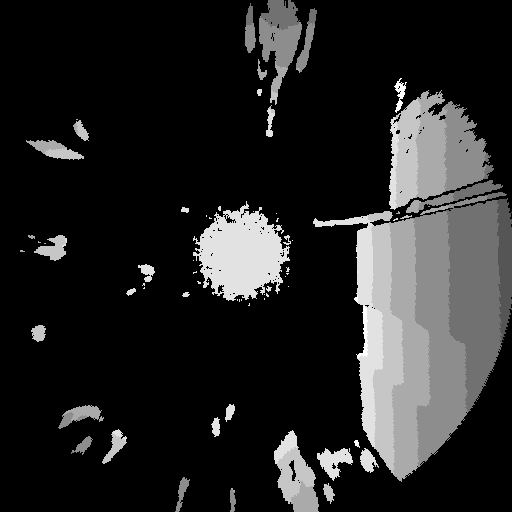
//> input picture dataset/CROSS_X-F1-B1_P880043_20200625111459_225/CROSS_X-F1-B1_P880043_20200625111459_225_cs001_00112.png, 512 x 512 px; its folder holds only this picture in this run
$ ./ImageReader   (built with g++ and OpenCV 4)
//> lines starting //> are read from the running program, lines starting //| are printed output that depends on the picture; after the words box and inside, x2 and y2 are one past the last pixel; in counts of white or black regions, pixels touching at a corner belong together
#include <omp.h>

#include <filesystem>
#include <iostream>
#include <map>
#include <opencv2/core.hpp>
#include <opencv2/highgui.hpp>
#include <opencv2/imgcodecs.hpp>
#include <opencv2/imgproc.hpp>
#include <opencv2/video/background_segm.hpp>
#include <regex>
#include <set>
#include <string>
#include <utility>
using namespace cv;
namespace fs = std::filesystem;

// This program is used to denormalize all the images

std::vector<fs::path> retrieveVideoImagePaths() {
    std::string path = "../../dataset/";
    std::vector<std::string> dataset_path;
    std::set<fs::path> sorted_by_name;
    for (const auto &entry : std::filesystem::directory_iterator{path}) {
        std::string dirname = entry.path().filename();

        fs::create_directories("../../outputDataset/" + dirname);
        for (const auto &file_entry : std::filesystem::directory_iterator{entry.path()}) {
            sorted_by_name.emplace(file_entry.path());
        }
    }
    std::vector paths(sorted_by_name.begin(), sorted_by_name.end());
    return paths;
}

void applyMorphTransform(Mat &fgMask, Mat &element) {
    morphologyEx(fgMask, fgMask, MORPH_ERODE, element, Point(-1, -1), 5);
    morphologyEx(fgMask, fgMask, MORPH_DILATE, element, Point(-1, -1), 8);
}

void spotPeople(Mat &fgMask, double &total_time) {
    double start_time = omp_get_wtime();

    Mat labels, stats, centroids;
    int nbcomp = connectedComponentsWithStats(fgMask, labels, stats, centroids, 4, CV_32S);
    Point pt1, pt2;
    int area;
    for (int i = 1; i < nbcomp; i++) {  // Start at 1 because 0 is the background.
        area = stats.at<int>(i, CC_STAT_AREA);
        if (area > 2000) {
            pt1 = Point(stats.at<int>(i, CC_STAT_LEFT), stats.at<int>(i, CC_STAT_TOP));
            pt2 = Point(pt1.x + stats.at<int>(i, CC_STAT_WIDTH), pt1.y + stats.at<int>(i, CC_STAT_HEIGHT));
            // Scalar color = Scalar(255, 255, 0);
            rectangle(fgMask, pt1, pt2, 255);
        }
    }
    double end_time = omp_get_wtime();
    total_time += (end_time - start_time);
}

int main(int argc, char *argv[]) {
    int nbThreads = 1;
    if (argc >= 2) {
        nbThreads = std::stoi(argv[1]);
    }

    omp_set_num_threads(nbThreads);  // Setting the number of threads.

    std::cout << "Nb threads : " << nbThreads << std::endl;

    double start_time_all = omp_get_wtime();
    double start_time, end_time;
    double total_time_spotPeople = 0, total_time_morphTransform = 0, total_time_equalize = 0, total_time_applyBackgroundRemover = 0;
    double total_time_readImg = 0, total_time_writeImg = 0;

    // ------- Retrieve all images -------
    start_time = omp_get_wtime();
    std::vector<fs::path> sorted_by_name = retrieveVideoImagePaths();
    end_time = omp_get_wtime();
    std::cout << "Total time taken in retrieveVideoImagePaths() : " << end_time - start_time << "seconds " << std::endl;

    std::regex pattern("dataset");
    fs::path current_parent_path = "./";

    std::vector<Mat> imgs(sorted_by_name.size());
    std::map<int, bool> valid_imgs;
    fs::path filepath;
    std::string image_path;

    start_time = omp_get_wtime();

    #pragma omp parallel for private(image_path)
    for (size_t i = 0; i < sorted_by_name.size(); i++) {
        // ------- Read Image -------
        image_path = samples::findFile(sorted_by_name[i]);
        imgs[i] = imread(image_path, IMREAD_GRAYSCALE);
//> imgs[0] is the input picture: 512 rows x 512 cols, CV_8UC1; min 0, max 9, mean 1.33
        if (imgs[i].empty()) {
            std::cout << "Could not read the image: " << image_path << std::endl;
            valid_imgs[i] = false;
            // return 1;
        } else {
            valid_imgs[i] = true;
        }
    }

    end_time = omp_get_wtime();
    total_time_readImg = (end_time - start_time);
    std::cout << "Total time taken for reading image : " << total_time_readImg << "seconds " << std::endl;


    // ------- Equalize Image -------

    start_time = omp_get_wtime();

    #pragma omp parallel for private(start_time, end_time)
    for (size_t i = 0; i < sorted_by_name.size(); i++) {
        if (valid_imgs[i]) {
            equalizeHist(imgs[i], imgs[i]);
        }
    }

    end_time = omp_get_wtime();
    total_time_equalize = (end_time - start_time);
    std::cout << "Total time taken for equalizeHist() : " << total_time_equalize << "seconds " << std::endl;

    // ------- Apply background remover -------

    Ptr<BackgroundSubtractor> pBackSub;
    pBackSub = createBackgroundSubtractorMOG2();
    start_time = omp_get_wtime();

    for (size_t i = 0; i < sorted_by_name.size(); i++) {
        if (valid_imgs[i]) {
            const auto filepath = sorted_by_name[i];

            // Checking if it's still the same scene, if not, create a new BGSubtractor
            fs::path parent_path = filepath.parent_path();
            if (current_parent_path.compare(parent_path) != 0) {
                // std::cout << filepath.parent_path() << std::endl;
                current_parent_path = parent_path;
                pBackSub = createBackgroundSubtractorMOG2();
            }
            pBackSub->apply(imgs[i], imgs[i]);
        }
    }
    end_time = omp_get_wtime();
    total_time_applyBackgroundRemover = (end_time - start_time);

    std::cout << "Total time taken for background Remover : " << total_time_applyBackgroundRemover << "seconds " << std::endl;

    // ------- Removing noise with morphological transformation -------
    Mat element = getStructuringElement(MORPH_RECT, Size(3, 3));
    start_time = omp_get_wtime();
    #pragma omp parallel for
    for (size_t i = 0; i < sorted_by_name.size(); i++) {
        if (valid_imgs[i]) {

            applyMorphTransform(imgs[i], element);
        }
    }
//> this loop made 2 passes
//> pass 1, in applyMorphTransform, `morphologyEx(fgMask, fgMask, MORPH_ERODE, element, Point(-1, -1), 5);`:
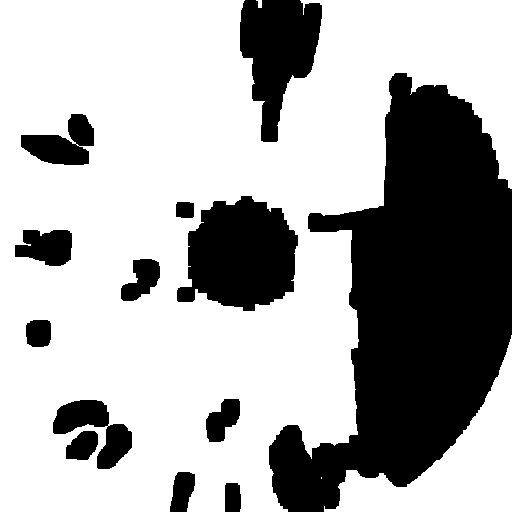
//> fgMask: 512 rows x 512 cols, CV_8UC1; values 127 (black) and 255 (white), 67.8% white; 13 black regions, largest, box (x1, y1, x2, y2) and area: (269, 73, 512, 512) 56369, (177, 196, 298, 311) 10024, (240, 0, 322, 142) 7088
//> pass 1, in applyMorphTransform, `morphologyEx(fgMask, fgMask, MORPH_DILATE, element, Point(-1, -1), 8);`:
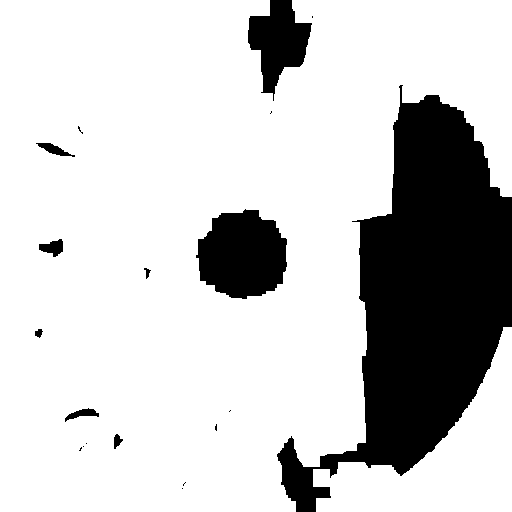
//> fgMask: 512 rows x 512 cols, CV_8UC1; values 127 (black) and 255 (white), 79.1% white; 19 black regions (10 under 20 px), largest, box (x1, y1, x2, y2) and area: (277, 85, 512, 512) 44298, (196, 209, 287, 299) 6218, (248, 0, 312, 101) 3484
//> pass 2, in applyMorphTransform (call 2), `morphologyEx(fgMask, fgMask, MORPH_ERODE, element, Point(-1, -1), 5);`:
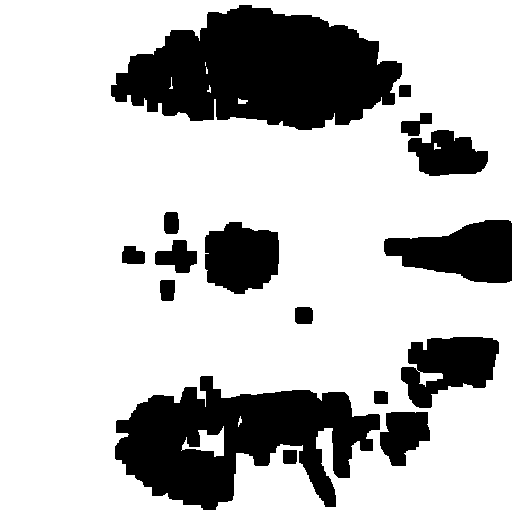
//> fgMask: 512 rows x 512 cols, CV_8UC1; values 127 (black) and 255 (white), 75% white; 16 black regions, largest, box (x1, y1, x2, y2) and area: (111, 5, 402, 130) 24332, (115, 376, 380, 510) 19658, (384, 220, 512, 283) 5362
//> pass 2, in applyMorphTransform (call 2), `morphologyEx(fgMask, fgMask, MORPH_DILATE, element, Point(-1, -1), 8);`:
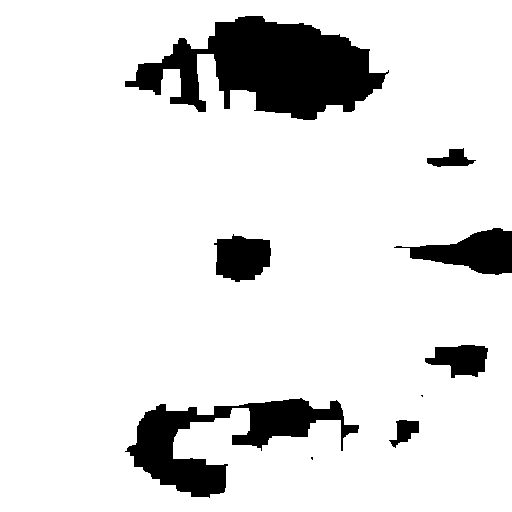
//> fgMask: 512 rows x 512 cols, CV_8UC1; values 127 (black) and 255 (white), 88.4% white; 9 black regions (2 under 20 px), largest, box (x1, y1, x2, y2) and area: (125, 16, 389, 120) 14852, (125, 398, 359, 498) 8246, (394, 228, 512, 275) 2888

    end_time = omp_get_wtime();
    total_time_morphTransform = (end_time - start_time);
    std::cout << "Total time taken in  applyMorphTransform() : " << total_time_morphTransform << "seconds " << std::endl;

    // ------- Looking for ppl among connected components -------
    start_time = omp_get_wtime();
    #pragma omp parallel for
    for (size_t i = 0; i < sorted_by_name.size(); i++) {
        if (valid_imgs[i]) {
            spotPeople(imgs[i], total_time_spotPeople);
        }
    }
//> this loop made 2 passes
//> (stats in spotPeople, centroids in spotPeople, nbcomp in spotPeople, total_time_spotPeople) on pass 1: ([[-1, 2147483647, 0, 0, 0], [0, 0, 512, 512, 262144]], [[nan, nan], [255.5, 255.5]], 2, 0.00754)
//> (nbcomp in spotPeople, total_time_spotPeople) on pass 2: (2, 0.01)
    end_time = omp_get_wtime();
    total_time_spotPeople = (end_time - start_time);
    std::cout << "Total time taken in  spotPeople() : " << total_time_spotPeople << "seconds " << std::endl;

    // ------- Read and Save Image ------- */
    start_time = omp_get_wtime();
    #pragma omp parallel for
    for (size_t i = 0; i < sorted_by_name.size(); i++) {
        if (valid_imgs[i]) {
            // std::string filename = sorted_by_name[i].filename();
            // imshow("Display window", imgs[i]);
            // int k = waitKey(0); // Wait for a keystroke in the window

            imwrite(std::regex_replace(samples::findFile(sorted_by_name[i]), pattern, "outputDataset"), imgs[i]);

        }
    }
    end_time = omp_get_wtime();
    total_time_writeImg += (end_time - start_time);
    std::cout << "Total time taken for writing image : " << total_time_writeImg << "seconds " << std::endl;

    double end_time_all = omp_get_wtime();

    std::cout << "========================== \n Total time taken overall : " << end_time_all - start_time_all << "seconds " << std::endl;

    return 0;
}
